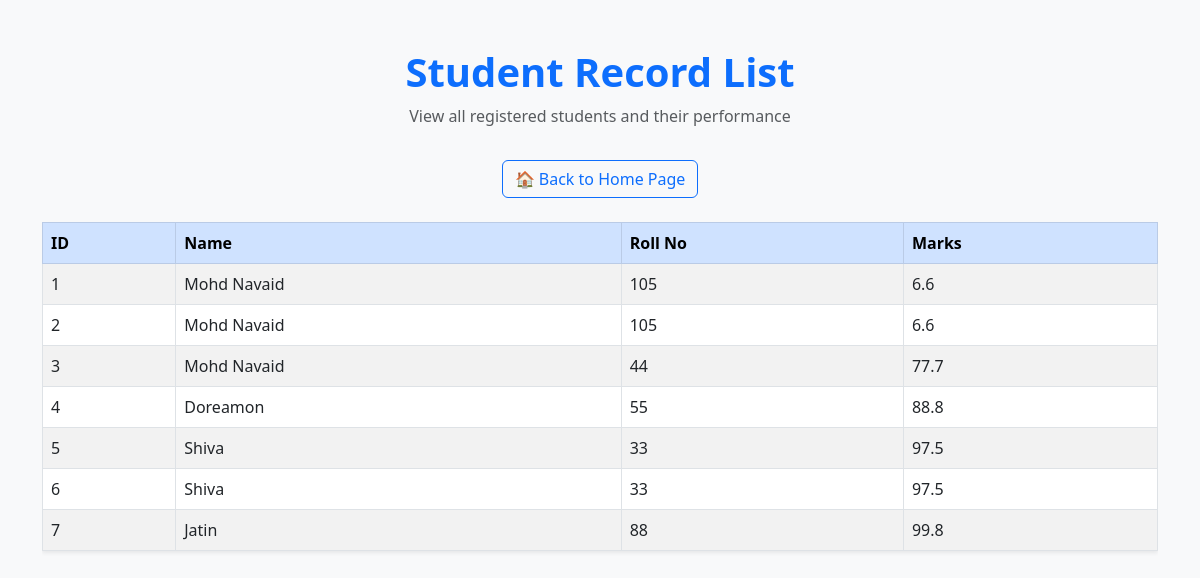
The page /data/ on the database as committed earlier.
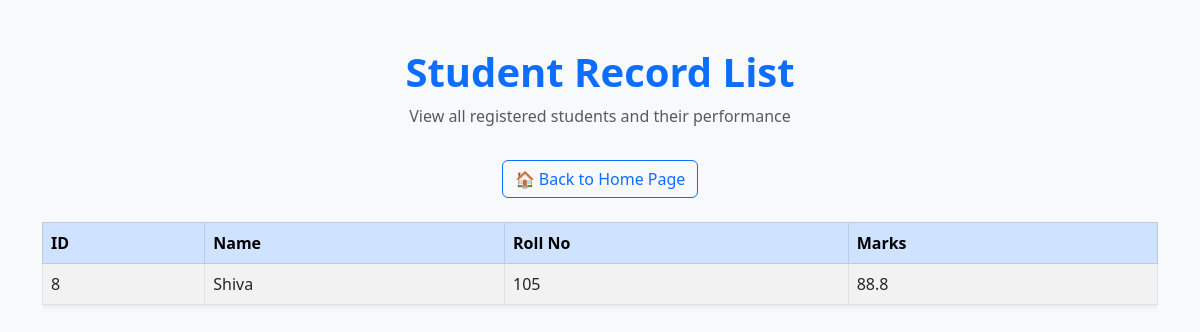
The same page on the database as committed later.
### testapp/models.py (models this page shows)
class Student(models.Model):
    name  = models.CharField(max_length=50)
    rollno = models.IntegerField()
    marks = models.FloatField()

### testapp/views.py (the view)
# urls.py: path('data/',views.fetchData_view),
def fetchData_view(request):
    student_list = Student.objects.all() #fetch data from database table
    dict = {'student_list':student_list} #dictionary----> key:value
    return render(request,'testapp/displayStudent.html',dict) #sending data on displayStudent.html file

### templates/testapp/displayStudent.html (shortened to what this page needs)
<!DOCTYPE html>
<html lang="en">
<head>
    <link href="https://cdn.jsdelivr.net/npm/bootstrap@5.3.0/dist/css/bootstrap.min.css" rel="stylesheet">
</head>
<body class="bg-light">
    <div class="container py-5">
        <div class="text-center mb-4">
            <h1 class="text-primary fw-bold">Student Record List</h1>
            <p class="text-muted">View all registered students and their performance</p>
            <a href="/" class="btn btn-outline-primary mt-3">🏠 Back to Home Page</a>
        </div>
        {% if student_list %}
            <div class="table-responsive">
                <table class="table table-striped table-bordered align-middle shadow-sm">
                    <thead class="table-primary">
                        <tr>
                            <th scope="col">ID</th>
                            <th scope="col">Name</th>
                            <th scope="col">Roll No</th>
                            <th scope="col">Marks</th>
                        </tr>
                    </thead>
                    <tbody>
                        {% for student in student_list %}
                        <tr>
                            <td>{{ student.id }}</td>
                            <td>{{ student.name }}</td>
                            <td>{{ student.rollno }}</td>
                            <td>{{ student.marks }}</td>
                        </tr>
                        {% endfor %}
                    </tbody>
                </table>
            </div>
        {% else %}
            <div class="alert alert-warning text-center mt-5" role="alert">
                ⚠️ No student records found!
            </div>
        {% endif %}
    </div>
</body>
</html>

Rows that differ between the two databases and show on the page:
removed Student: id "1", name "Mohd Navaid", rollno "105", marks "6.6"
removed Student: id "2", name "Mohd Navaid", rollno "105", marks "6.6"
removed Student: id "3", name "Mohd Navaid", rollno "44", marks "77.7"
removed Student: id "4", name "Doreamon", rollno "55", marks "88.8"
removed Student: id "5", name "Shiva", rollno "33", marks "97.5"
removed Student: id "6", name "Shiva", rollno "33", marks "97.5"
removed Student: id "7", name "Jatin", rollno "88", marks "99.8"
added Student: id "8", name "Shiva", rollno "105", marks "88.8"
